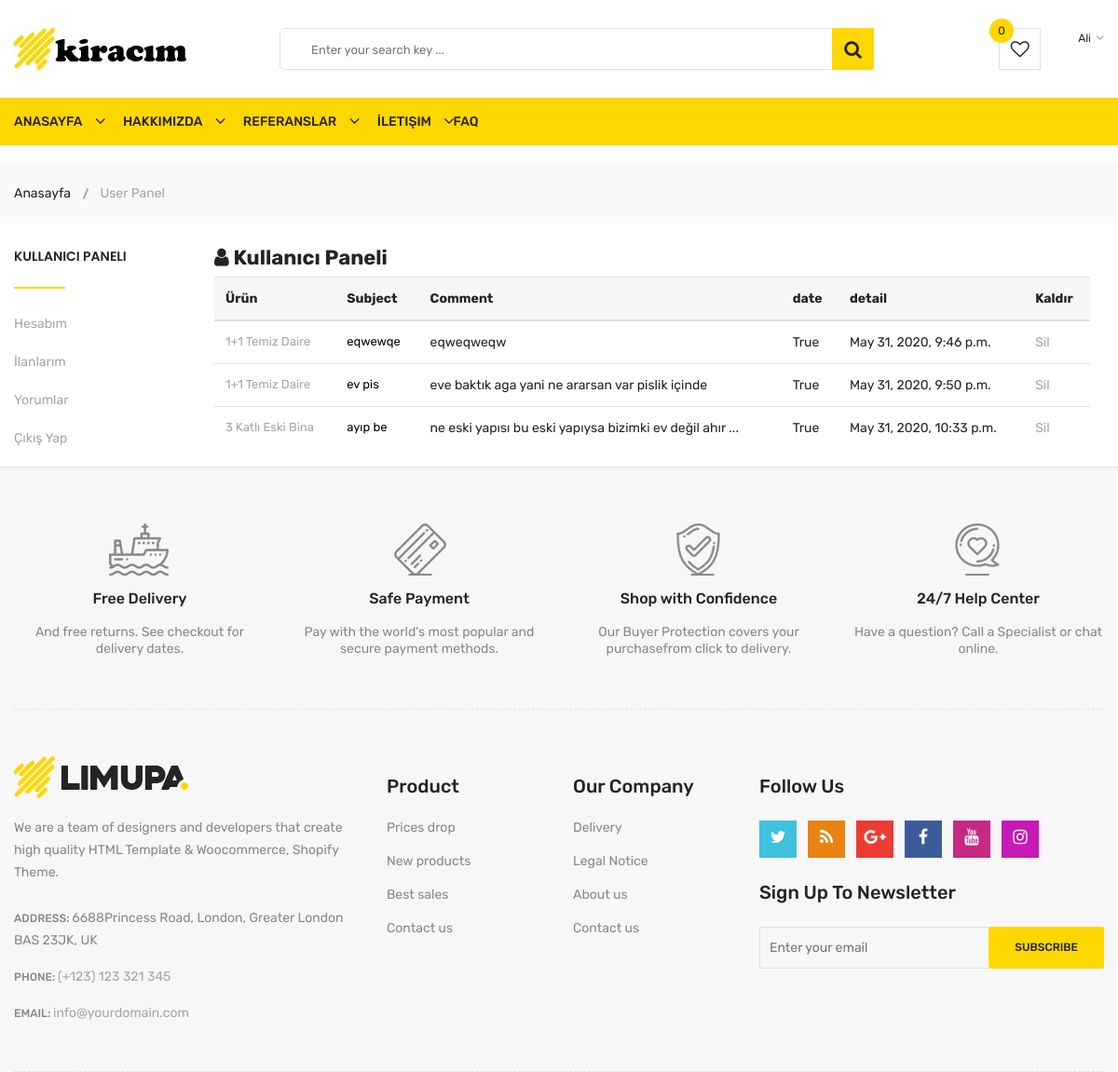
Page /user/comments/ (signed in) on the earlier database version.
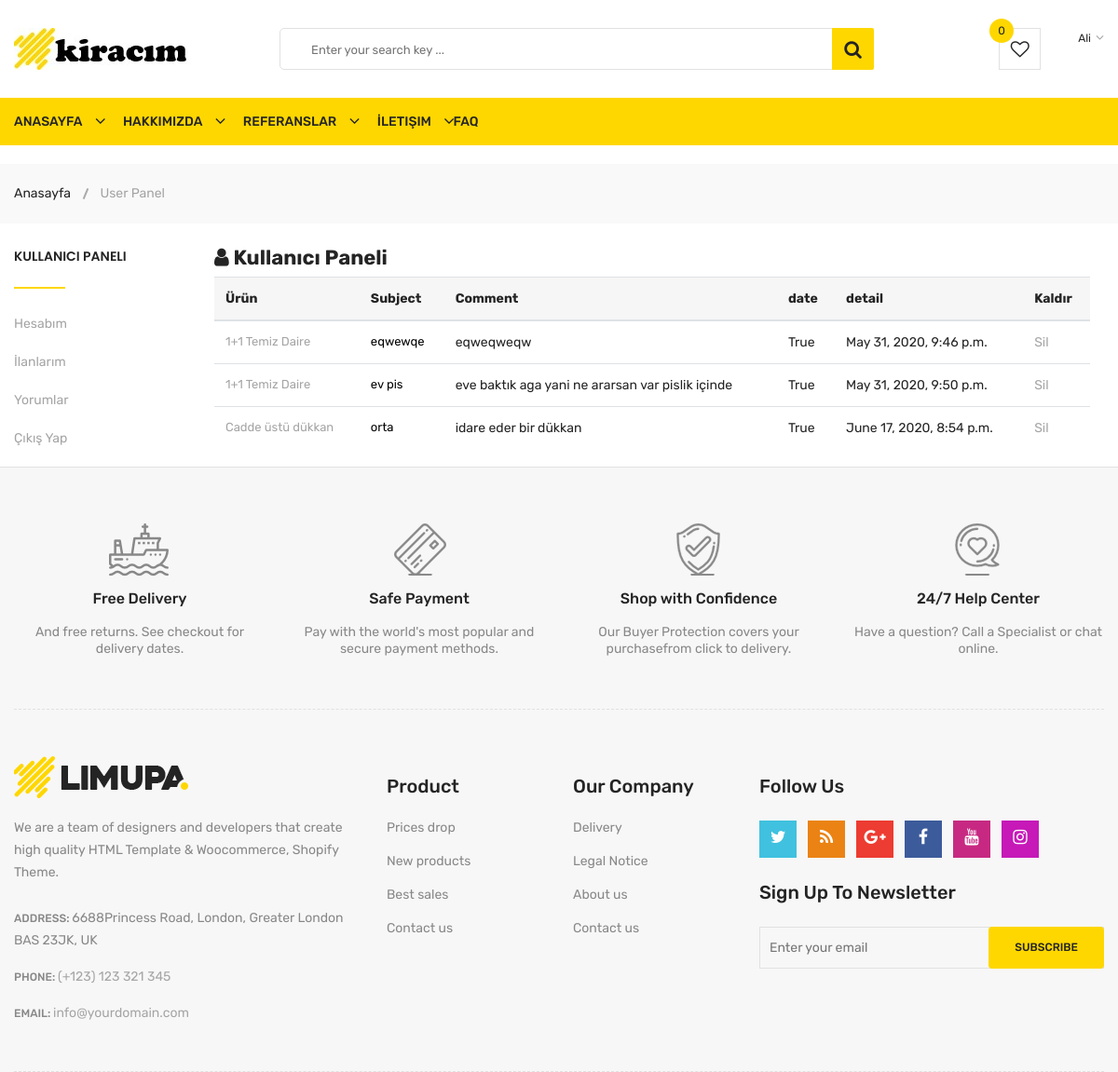
Same page on the later database version.
### product/models.py (models this page shows, shortened)
class Comment(models.Model):
    STATUS = (
        ('New', 'Yeni'),
        ('True', 'Evet'),
        ('False', 'Hayır'),
    )
    product = models.ForeignKey(Product, on_delete=models.CASCADE)
    user = models.ForeignKey(User, on_delete=models.CASCADE)
    subject = models.CharField(blank=True, max_length=50)
    comment = models.CharField(blank=True, max_length=255)
    rate = models.IntegerField(blank=True,)
    status = models.CharField(max_length=10, choices=STATUS, default='New')
    ip = models.CharField(blank=True,max_length=20)
    created_at = models.DateTimeField(auto_now_add=True)
    update_at = models.DateTimeField(auto_now=True)

class Product(models.Model):
    STATUS = (
        ('True', 'Evet'),
        ('False', 'Hayır'),
    )
    category = models.ForeignKey(Category,on_delete=models.CASCADE)
    user = models.ForeignKey(User, on_delete=models.CASCADE)
    title = models.CharField(max_length=150)
    description = models.CharField(max_length=255)
    keywords = models.CharField(max_length=255)
    image=models.ImageField(blank=True,upload_to='images/')
    price = models.FloatField()
    amount = models.IntegerField()
    detail = RichTextUploadingField()
    status=models.CharField(max_length=10, choices=STATUS)
    slug = models.SlugField(null=False, unique=True)
    created_at = models.DateTimeField(auto_now_add=True)
    update_at = models.DateTimeField(auto_now=True)
    def image_tag(self):
        return mark_safe('<img src="{}" height="50"/>'.format(self.image.url))
    image_tag.short_description = 'Image'

### user/views.py (the view)
# urls.py: path('comments/', views.comments, name='comments'),
def comments(request):
    user = request.user
    current_user = UserProfile.objects.get(user_id=user.id)
    comments = Comment.objects.filter(user_id=user.id)
    context = {'profile': current_user,
               'comments': comments,
               }
    return render(request, 'user_comments.html', context)

### home/models.py (called while the page is built)
    def user_name(self):
        return '[' +self.user.username +'] ' +self.user.first_name + ' ' +self.user.last_name

### user/templates/user_comments.html (shortened to what this page needs)
{% extends "homebase.html" %}
{% block content %}
<div class="breadcrumb-area">
    <div class="container">
        <div class="breadcrumb-content">
            <ul>
                <li><a href="index.html">Anasayfa</a></li>
                <li class="active">User Panel</li>
            </ul>
        </div>
    </div>
</div>
<div class="container">
    <div class="row">
        {% block sidebar %}
        {% include "userbar.html" %}
        {% endblock %}
        <div class="col-lg-10 order-lg-2 order-1">
            <div class="col-lg-12 pt-25">
                <h4 class="li-blog-sidebar-title"><i class="fa fa-user"></i> Kullanıcı Paneli</h4>
                <table class="table">
                    <thead>
                    <tr>
                        <th class="li-product-thumbnail">Ürün</th>
                        <th class="cart-product-name">Subject</th>
                        <th class="li-product-price">Comment</th>
                        <th class="li-product-remove">date</th>
                        <th class="li-product-add-cart">detail</th>
                        <th class="li-product-add-cart">Kaldır</th>
                    </tr>
                    </thead>
                    <tbody>
                    {% for rs in comments %}
                    <tr>
                        <td class="li-product-name"><a href="/product/{{ rs.product_id }}/{{ rs.product.slug }}">{{ rs.product.title }}</a></td>
                        <td class="li-product-name">{{ rs.subject }}</td>
                        <td class="li-product-price"><span class="amount">{{ rs.comment }}</span></td>
                        <td class="li-product-price"><span class="amount">{{ rs.status }}</span></td>
                        <td class="li-product-price"><span class="amount">{{ rs.created_at }}</span></td>
                        <td class="li-product-add-cart"><a href="/user/deletecomment/{{ rs.id }}">Sil</a></td>
                    </tr>
                    {% endfor %}
                    </tbody>
                </table>
            </div>
        </div>
    </div>
</div>
{% endblock %}

### home/templates/homebase.html (shortened to what this page needs)
<!DOCTYPE html>
<html class="no-js" lang="zxx">
<head>
    {% load static %}
    <link rel="stylesheet" href="{% static 'css/material-design-iconic-font.min.css'%}">
    <link rel="stylesheet" href="{% static 'css/font-awesome.min.css'%}">
    <link rel="stylesheet" href="{% static 'css/fontawesome-stars.css'%}">
    <link rel="stylesheet" href="{% static 'css/meanmenu.css'%}">
    <link rel="stylesheet" href="{% static 'css/owl.carousel.min.css'%}">
    <link rel="stylesheet" href="{% static 'css/slick.css'%}">
    <link rel="stylesheet" href="{% static 'css/animate.css'%}">
    <link rel="stylesheet" href="{% static 'css/jquery-ui.min.css'%}">
    <link rel="stylesheet" href="{% static 'css/venobox.css'%}">
    <link rel="stylesheet" href="{% static 'css/nice-select.css'%}">
    <link rel="stylesheet" href="{% static 'css/magnific-popup.css'%}">
    <link rel="stylesheet" href="{% static 'css/bootstrap.min.css'%}">
    <link rel="stylesheet" href="{% static 'css/helper.css'%}">
    <link rel="stylesheet" href="{% static 'style.css'%}">
    <link rel="stylesheet" href="{% static 'css/responsive.css'%}">
</head>
<body>
{% include 'header.html' %}
{% block content %}{% include 'content.html' %}{% endblock %}
{% block footer %}{% include 'footer.html' %}{% endblock %}
</body>
</html>

### home/templates/header.html (shortened to what this page needs)
{% load static %}
<div class="body-wrapper">
  <header>
    <div class="header-middle pl-sm-0 pr-sm-0 pl-xs-0 pr-xs-0">
      <div class="container">
        <div class="row">
          <div class="col-lg-3">
            <div class="logo pb-sm-30 pb-xs-30">
              <a href="/">
                <img src="{% static 'images/menu/logo/3.jpg'%}" alt="">
              </a>
            </div>
          </div>
          <div class="col-lg-9 pl-0 ml-sm-15 ml-xs-15">
            <form action="/search/" class="hm-searchbox" method="post">
              <input name="query" type="text"  placeholder="Enter your search key ...">
              <button class="li-btn"><i class="fa fa-search"></i></button>
            </form>
            <div class="header-middle-right">
              <ul class="hm-menu">
                <li class="hm-wishlist">
                  <a href="wishlist.html">
                    <span class="cart-item-count wishlist-item-count">0</span>
                    <i class="fa fa-heart-o"></i>
                  </a>
                </li>
              </ul>
               <div class="header-top-right">
                <ul class="ht-menu">
                  <li>
                    {% if user.id is not None %}
                    <div class="ht-setting-trigger"><span>{{ user.first_name }}</span></div>
                    {% else %}
                    <a href="/login/">Giriş Yap</a>/<a href="/signup">Kayıt Ol</a>
                    {% endif %}
                  </li>
                </ul>
              </div>
            </div>
          </div>
        </div>
      </div>
    </div>
    <div class="header-bottom header-sticky d-none d-lg-block">
      <div class="container">
        <div class="row">
          <div class="col-lg-12">
            <div class="hb-menu">
              <nav>
                <ul>
                  <li><a href="/">Anasayfa</a></li>
                  <li><a href="/hakkimizda">Hakkımızda</a></li>
                  <li><a href="/referanslar">Referanslar</a></li>
                  <li><a href="/iletisim">İletişim</a></li>
                  <li><a href="/faq">Faq</a></li>
                </ul>
              </nav>
            </div>
          </div>
        </div>
      </div>
    </div>
  </header>
</div>

### user/templates/userbar.html
<div class="col-lg-2 order-lg-1 order-2">
            <div class="li-blog-sidebar pt-25">
                <h4 class="li-blog-sidebar-title">Kullanıcı Paneli</h4>
                <ul class="li-blog-archive">
                    <li><a href="/user">Hesabım</a></li>
                    <li><a href="/user/products">İlanlarım</a></li>
                    <li><a href="/user/comments">Yorumlar</a></li>
                    <li><a href="/logout">Çıkış Yap</a></li>
                </ul>
            </div>
        </div>

### home/templates/footer.html (shortened to what this page needs)
{% load static %}
<div class="footer">
  <div class="footer-static-top">
    <div class="container">
      <div class="footer-shipping pt-60 pb-55 pb-xs-25">
        <div class="row">
          <div class="col-lg-3 col-md-6 col-sm-6 pb-sm-55 pb-xs-55">
            <div class="li-shipping-inner-box">
              <div class="shipping-icon">
                <img src="{% static 'images/shipping-icon/1.png'%}" alt="Shipping Icon">
              </div>
              <div class="shipping-text">
                <h2>Free Delivery</h2>
                <p>And free returns. See checkout for delivery dates.</p>
              </div>
            </div>
          </div>
          <div class="col-lg-3 col-md-6 col-sm-6 pb-sm-55 pb-xs-55">
            <div class="li-shipping-inner-box">
              <div class="shipping-icon">
                <img src="{% static 'images/shipping-icon/2.png'%}" alt="Shipping Icon">
              </div>
              <div class="shipping-text">
                <h2>Safe Payment</h2>
                <p>Pay with the world's most popular and secure payment methods.</p>
              </div>
            </div>
          </div>
          <div class="col-lg-3 col-md-6 col-sm-6 pb-xs-30">
            <div class="li-shipping-inner-box">
              <div class="shipping-icon">
                <img src="{% static 'images/shipping-icon/3.png'%}" alt="Shipping Icon">
              </div>
              <div class="shipping-text">
                <h2>Shop with Confidence</h2>
                <p>Our Buyer Protection covers your purchasefrom click to delivery.</p>
              </div>
            </div>
          </div>
          <div class="col-lg-3 col-md-6 col-sm-6 pb-xs-30">
            <div class="li-shipping-inner-box">
              <div class="shipping-icon">
                <img src="{% static 'images/shipping-icon/4.png'%}" alt="Shipping Icon">
              </div>
              <div class="shipping-text">
                <h2>24/7 Help Center</h2>
                <p>Have a question? Call a Specialist or chat online.</p>
              </div>
            </div>
          </div>
        </div>
      </div>
    </div>
  </div>
  <div class="footer-static-middle">
    <div class="container">
      <div class="footer-logo-wrap pt-50 pb-35">
        <div class="row">
          <div class="col-lg-4 col-md-6">
            <div class="footer-logo">
              <img src="{% static 'images/menu/logo/1.jpg'%}" alt="Footer Logo">
              <p class="info">
                We are a team of designers and developers that create high quality HTML Template & Woocommerce, Shopify Theme.
              </p>
            </div>
            <ul class="des">
              <li>
                <span>Address: </span>
                6688Princess Road, London, Greater London BAS 23JK, UK
              </li>
              <li>
                <span>Phone: </span>
                <a href="#">(+123) 123 321 345</a>
              </li>
              <li>
                <span>Email: </span>
                <a href="mailto://info@yourdomain.com">info@yourdomain.com</a>
              </li>
            </ul>
          </div>
          <div class="col-lg-2 col-md-3 col-sm-6">
            <div class="footer-block">
              <h3 class="footer-block-title">Product</h3>
              <ul>
                <li><a href="#">Prices drop</a></li>
                <li><a href="#">New products</a></li>
                <li><a href="#">Best sales</a></li>
                <li><a href="#">Contact us</a></li>
              </ul>
            </div>
          </div>
          <div class="col-lg-2 col-md-3 col-sm-6">
            <div class="footer-block">
              <h3 class="footer-block-title">Our company</h3>
              <ul>
                <li><a href="#">Delivery</a></li>
                <li><a href="#">Legal Notice</a></li>
                <li><a href="#">About us</a></li>
                <li><a href="#">Contact us</a></li>
              </ul>
            </div>
          </div>
          <div class="col-lg-4">
            <div class="footer-block">
              <h3 class="footer-block-title">Follow Us</h3>
              <ul class="social-link">
                <li class="twitter">
                  <a href="https://twitter.com/" data-toggle="tooltip" target="_blank" title="Twitter">
                    <i class="fa fa-twitter"></i>
                  </a>
                </li>
                <li class="rss">
                  <a href="https://rss.com/" data-toggle="tooltip" target="_blank" title="RSS">
                    <i class="fa fa-rss"></i>
                  </a>
                </li>
                <li class="google-plus">
                  <a href="https://www.plus.google.com/discover" data-toggle="tooltip" target="_blank" title="Google +">
                    <i class="fa fa-google-plus"></i>
                  </a>
                </li>
                <li class="facebook">
                  <a href="https://www.facebook.com/" data-toggle="tooltip" target="_blank" title="Facebook">
                    <i class="fa fa-facebook"></i>
                  </a>
                </li>
                <li class="youtube">
                  <a href="https://www.youtube.com/" data-toggle="tooltip" target="_blank" title="Youtube">
                    <i class="fa fa-youtube"></i>
                  </a>
                </li>
                <li class="instagram">
                  <a href="https://www.instagram.com/" data-toggle="tooltip" target="_blank" title="Instagram">
                    <i class="fa fa-instagram"></i>
                  </a>
                </li>
              </ul>
            </div>
            <div class="footer-newsletter">
              <h4>Sign up to newsletter</h4>
              <form action="#" method="post" id="mc-embedded-subscribe-form" name="mc-embedded-subscribe-form" class="footer-subscribe-form validate" target="_blank" novalidate>
                <div id="mc_embed_signup_scroll">
                  <div id="mc-form" class="mc-form subscribe-form form-group" >
                    <input id="mc-email" type="email" autocomplete="off" placeholder="Enter your email" />
                    <button  class="btn" id="mc-submit">Subscribe</button>
                  </div>
                </div>
              </form>
            </div>
          </div>
        </div>
      </div>
    </div>
  </div>
</div>

### home/static/css/responsive.css (style rules this page uses)
@media (min-width: 1200px) and (max-width: 1500px) { .container { max-width: 1170px; padding-left: 0; padding-right: 0; } }

Differences in the rows shown:
removed Comment: product "3 Katlı Eski Bina", subject "ayıp be", comment "ne eski yapısı bu eski yapıysa bizimki ev değil ahır ...", status "True", created_at "May 31, 2020, 10:33 p.m."
added Comment: product "Cadde üstü dükkan", subject "orta", comment "idare eder bir dükkan", status "True", created_at "June 17, 2020, 8:54 p.m."
